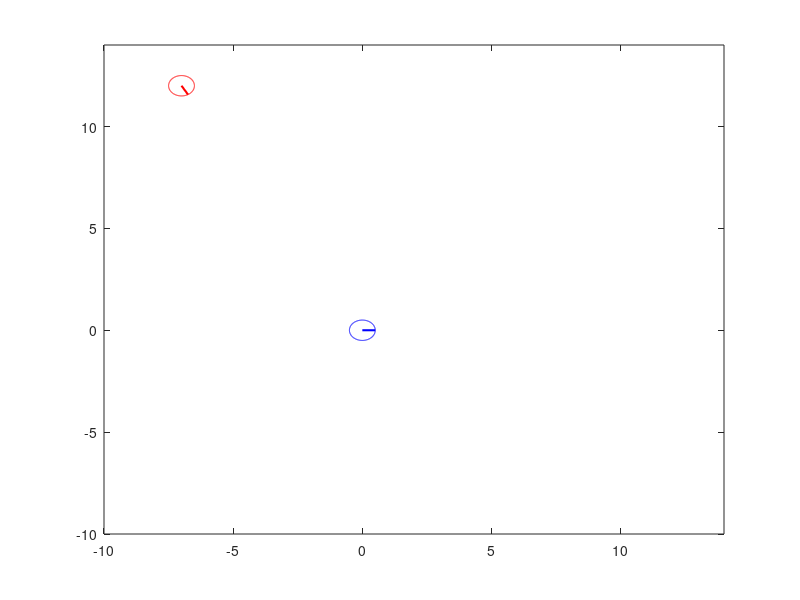

This figure's MATLAB source: (Note: this script raises an error after producing the figure.)
%% Clean up
close all
clear;
clc;

%% Generate starting points
x=zeros(1,3);
startx  =-7;
starty  =12;
phi     =0.0;

%% Initialize the values
% Transform from cartesian to polar co-ordinates
% r         = sqrt(x^2 + y^2);
% theta     = atan2(y,x) - phi + pi
% delta     = gamma + phi
%x(1) = sqrt(startx^2 + starty^2);
%x(2) = atan2(starty, startx) - phi + pi;
%x(3) = x(2) + phi;
nx   = startx;
ny   = starty;
nt   = phi;

x(1)=sqrt(startx^2+starty^2);
x(2)=atan2(starty,startx) -phi + pi;
x(3)=phi;

%% Plot the start and the end state
r=0.5;
ang=0:0.01:2*pi; 
xp=r*cos(ang);
yp=r*sin(ang);
figure(1);

plot(startx+xp,starty+yp,'r',[startx startx+r*cos(x(2))],[starty starty+r*sin(x(2))],'r','Linewidth',1.5)
hold on
plot(xp,yp,'b',[0 r],[0 0],'b','Linewidth',1.5)

axis([-10 14 -10 14])
hold on

%% Initialize the values and storage variables
dT = 0.01;
R=[];
X=[startx];
Y=[starty];
Theta=[];
k1=1;
k2=1;
Q = diag([1, 0.1]);
delta = [];
U1 = [];
U2 = [];
Slk= [];
Slk2= [];
k1 = 1;
k2 = 1;

%% Iterate over to find the optimal control
for i = 1:300
x0=x(1)*sin(x(2));
y0=x(1)*cos(x(2));

cvx_begin quiet
        variable u(4);
        minimize( u.' * u );
        subject to
            % Lyapunov function used:
            % V    = 0.5 * (r^2 + theta^2)
            % Derivative of V
            % Vdot = r*r_dot + theta*theta_dot
            %      = -r*v*cos(arctan(-k1*theta)) + (v/r) * theta *
            %      sin(arctan(-k1 * theta)

            -x(1) * u(1) * cos(atan(-k1*x(2))) + u(1)/x(1) *x(2)* sin(atan(-k1*x(2))) <= ...
                -0.5 * 2.0 * (x(1)^2 + x(2)^2) + u(3);
            z = x(3) - atan(-x(2));
            ((1 + 1/ (1 + x(2)^2) ) * u(1) / x(1) * sin(z + atan(-x(2))) + u(2)) == ...
                -0.5 * u(1)/ x(1) * z + u(4);
            
            % Barrier function candidate:
            % Measurement z = sqrt(r^2 + ro^2 - 2 * r * ro * cos(t - to) )
            % zdot = (1/z) * rdot * (r - cos(t-to)*ro) + (1/z) * tdot * (r * ro * sin(t - to))
            % Barrier
            % B(x,z) = 1 / (z - 0.5)
            % Bdot   = - zdot / (z - 0.5)^2
            
            h    = x(1);
            hdot = (1/h) * -1 * u(1) * cos(x(3)) *x(1); 
            B    = 1 / (x(1) - 2.0);
            Bdot = - hdot / (h - 2.0)^2;
            
            Bdot <= 1/B;
cvx_end

% Fixed control works
% u(1)=x(1);
% u(2)=-u(1)/x(1)*(k2*(x(3)-atan(-k1*x(2)))+1+k1/(1+(k1*x(2))^2)*sin(x(3)));


%% Smoothen the control
if size(U1,1) > 1
    u(1) = 0.85 * U1(end) + 0.15 * u(1);
    u(2) = 0.85 * U2(end) + 0.15 * u(2);
end

%% Propogate with dynamics
x(1) = x(1) - dT * u(1) * cos(x(3));
x(2) = x(2) + dT * u(1)/x(1) * sin(x(3));
x(3) = x(3) + dT * u(1)/x(1) * sin(x(3)) + u(2);

nx   = nx + dT * u(1) * cos(nt);
ny   = ny + dT * u(1) * sin(nt);
nt   = nt + dT * u(2);

%% Store the variables
R=[R;x(1)];
Theta=[Theta;x(2)];
delta=[delta;x(3)];
X=[X;x(1)*cos(x(2))];
Y=[Y;x(1)*sin(x(2))];
U1=[U1;u(1)];
U2=[U2;u(2)];
Slk = [Slk;u(3)];
Slk2= [Slk2;u(4)];
end

%% Generate plots
hold on;
figure(1); plot(X,Y); title('Trajectory')
figure(2); plot(R); title('Distance to go')
figure(3); plot(Theta); title('Theta')
figure(4); plot(delta); title('Delta')
figure(5); plot(U1); title('U1')
figure(6); plot(U2); title('U2')
figure(7); plot(Slk); title('Slk')
